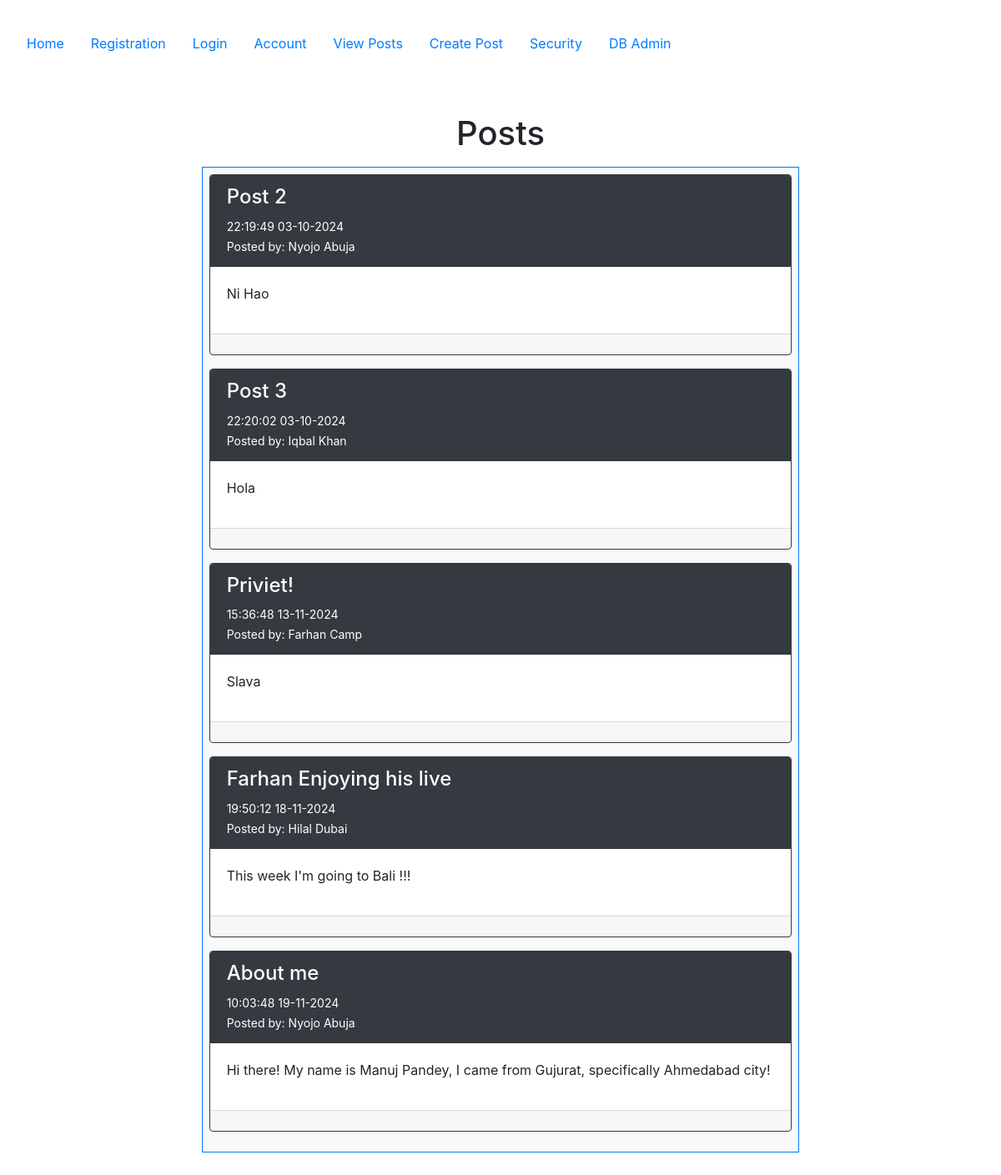
Page /posts on the earlier database version.
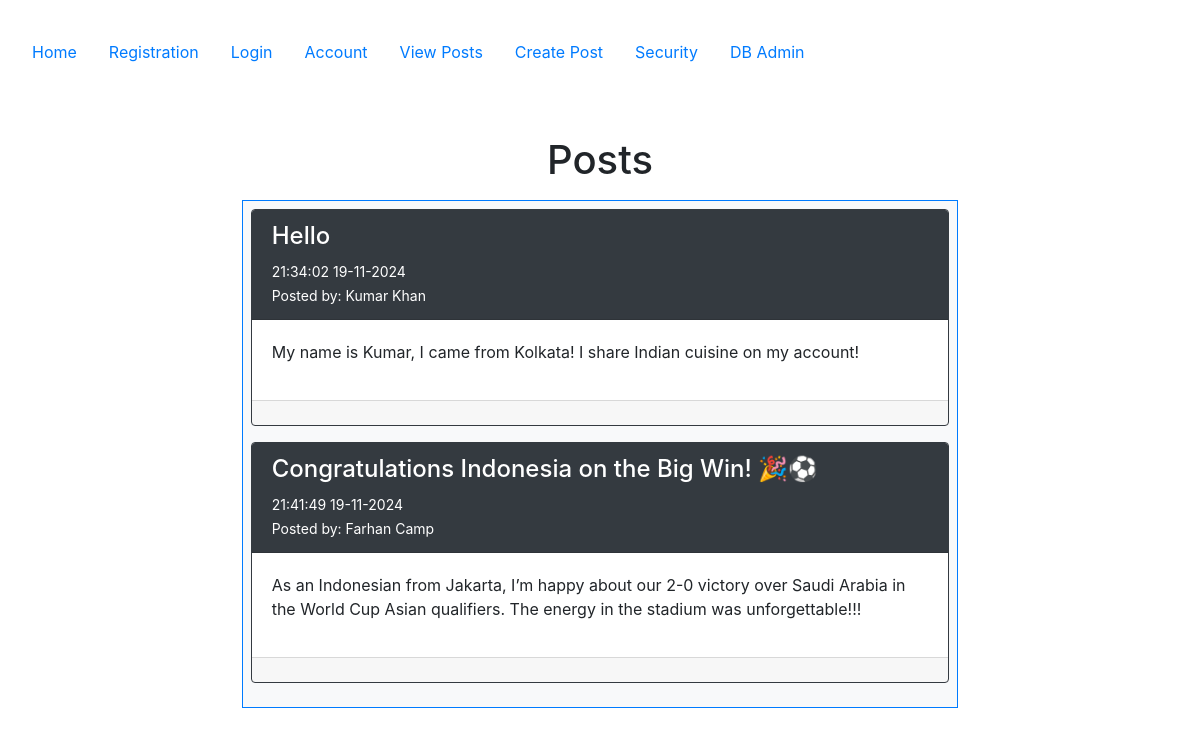
Same page on the later database version.
### config.py (models this page shows, shortened)
class Post(db.Model):
   __tablename__ = 'posts'
   id = db.Column(db.Integer, primary_key=True)
   userid = db.Column(db.Integer, db.ForeignKey('users.id'))
   created = db.Column(db.DateTime, nullable=False, default=datetime.utcnow)
   title = db.Column(db.Text, nullable=False)
   body = db.Column(db.Text, nullable=False)
   user = db.relationship("User", back_populates="posts")

class User(db.Model, UserMixin):
    __tablename__ = 'users'
    id = db.Column(db.Integer, primary_key=True)
    email = db.Column(db.String(100), nullable=False, unique=True)
    password = db.Column(db.String(100), nullable=False)
    firstname = db.Column(db.String(100), nullable=False)
    lastname = db.Column(db.String(100), nullable=False)
    phone = db.Column(db.String(100), nullable=False)
    mfa_key = db.Column(db.String(32), nullable=False, default='')  # Store MFA key
    mfa_enabled = db.Column(db.Boolean, nullable=False, default=False)  # Track if MFA is enabled
    role = db.Column(db.String(50), nullable=False, default='end_user')
    posts = db.relationship("Post", order_by=Post.id, back_populates="user")

### app.py (the view)
@app.route('/posts')
def view_posts():
    posts = Post.query.all()
    return render_template('posts/posts.html', posts=posts)

### app.py (called while the page is built)
@app.before_request
def restrict_access():
    if not current_user.is_authenticated:
        restricted_routes_anonymous = [
            'accounts.account', 'posts.posts', 'posts.create',
            'posts.update', 'posts.delete', 'accounts.logout', 'security.security'
        ]
        if request.endpoint in restricted_routes_anonymous:
            flash("You must be logged in to access this page.", "danger")
            return redirect(url_for('accounts.login'))
    if current_user.is_authenticated:
        restricted_routes_authenticated = ['accounts.registration', 'accounts.login']
        if request.endpoint in restricted_routes_authenticated:
            flash("You are already logged in.", "danger")
            return redirect(url_for('posts.posts'))

### templates/posts/posts.html (shortened to what this page needs)
{% extends "base.html" %}
{% block content %}
    <div class="container">
        <h1>Posts</h1>
        <div class="p-2 row">
            <div class="col-2"></div>
            <div class="col-8">
                <div class="p-2 bg-light border border-primary" style="text-align: left">
                    {% for post in posts %}
                        <div class="card border border-dark mb-3">
                            <div class="card-header bg-dark text-white">
                                <h4>{{ post.title }}</h4>
                                <small>{{ post.created.strftime('%H:%M:%S %d-%m-%Y') }}</small>
                                <br>
                                <small>
                                    Posted by: {{ post.user.firstname }} {{ post.user.lastname }}
                                </small>
                            </div>
                            <div class="card-body">
                                <p>{{ post.body }}</p>
                            </div>
                            <div class="card-footer">
                            </div>
                        </div>
                    {% else %}
                        <div class="alert alert-warning text-center">
                            <strong>No posts available. Be the first to create one!</strong>
                        </div>
                    {% endfor %}
                </div>
            </div>
            <div class="col-2"></div>
        </div>
    </div>
{% endblock %}

### templates/base.html (shortened to what this page needs)
<!DOCTYPE html>
<html lang="en">
<head>
    <link rel="stylesheet" href="https://cdn.jsdelivr.net/npm/bootstrap@4.6.2/dist/css/bootstrap.min.css">
</head>
<body>
<section class="container-fluid p-3 my-3">
    <nav class="nav nav-pills flex-column flex-sm-row">
        <a class="nav-item nav-link" href="{{ url_for('index') }}">Home</a>
        <a class="nav-item nav-link" href="{{ url_for('accounts.registration') }}">Registration</a>
        {% if current_user.is_authenticated %}
            <a class="nav-item nav-link" href="{{ url_for('accounts.logout') }}">Logout</a>
        {% else %}
            <a class="nav-item nav-link" href="{{ url_for('accounts.login') }}">Login</a>
        {% endif %}
        <a class="nav-item nav-link" href="{{ url_for('accounts.account') }}">Account</a>
        <a class="nav-item nav-link" href="{{ url_for('posts.posts') }}">View Posts</a>
        <a class="nav-item nav-link" href="{{ url_for('posts.create') }}">Create Post</a>
        <a class="nav-item nav-link" href="{{ url_for('security.security') }}">Security</a>
        <a class="nav-item nav-link" href="http://127.0.0.1:5000/admin">DB Admin</a>
    </nav>
    <div class="container-fluid p-3 my-5 text-center">
        {% block content %}{% endblock %}
    </div>
</section>
</body>
</html>

Differences in the rows shown:
removed Post: title "Post 2", created "22:19:49 03-10-2024", user.firstname "Nyojo", user.lastname "Abuja", body "Ni Hao"
removed Post: title "Post 3", created "22:20:02 03-10-2024", user.firstname "Iqbal", user.lastname "Khan", body "Hola"
removed Post: title "Priviet!", created "15:36:48 13-11-2024", user.firstname "Farhan", user.lastname "Camp", body "Slava"
removed Post: title "Farhan Enjoying his live", created "19:50:12 18-11-2024", user.firstname "Hilal", user.lastname "Dubai", body "This week I'm going to Bali !!!"
removed Post: title "About me", created "10:03:48 19-11-2024", user.firstname "Nyojo", user.lastname "Abuja", body "Hi there! My name is Manuj Pandey, I came from Gujurat, specifically Ahmedabad city!"
added Post: title "Hello", created "21:34:02 19-11-2024", user.firstname "Kumar", user.lastname "Khan", body "My name is Kumar, I came from Kolkata! I share Indian cuisine on my account!"
added Post: title "Congratulations Indonesia on the Big Win! 🎉⚽", created "21:41:49 19-11-2024", user.firstname "Farhan", user.lastname "Camp", body "As an Indonesian from Jakarta, I’m happy about our 2-0 victory over Saudi Arabia in the World Cup Asian qualifiers. The energy in the stadium was unforgettable!!!"
